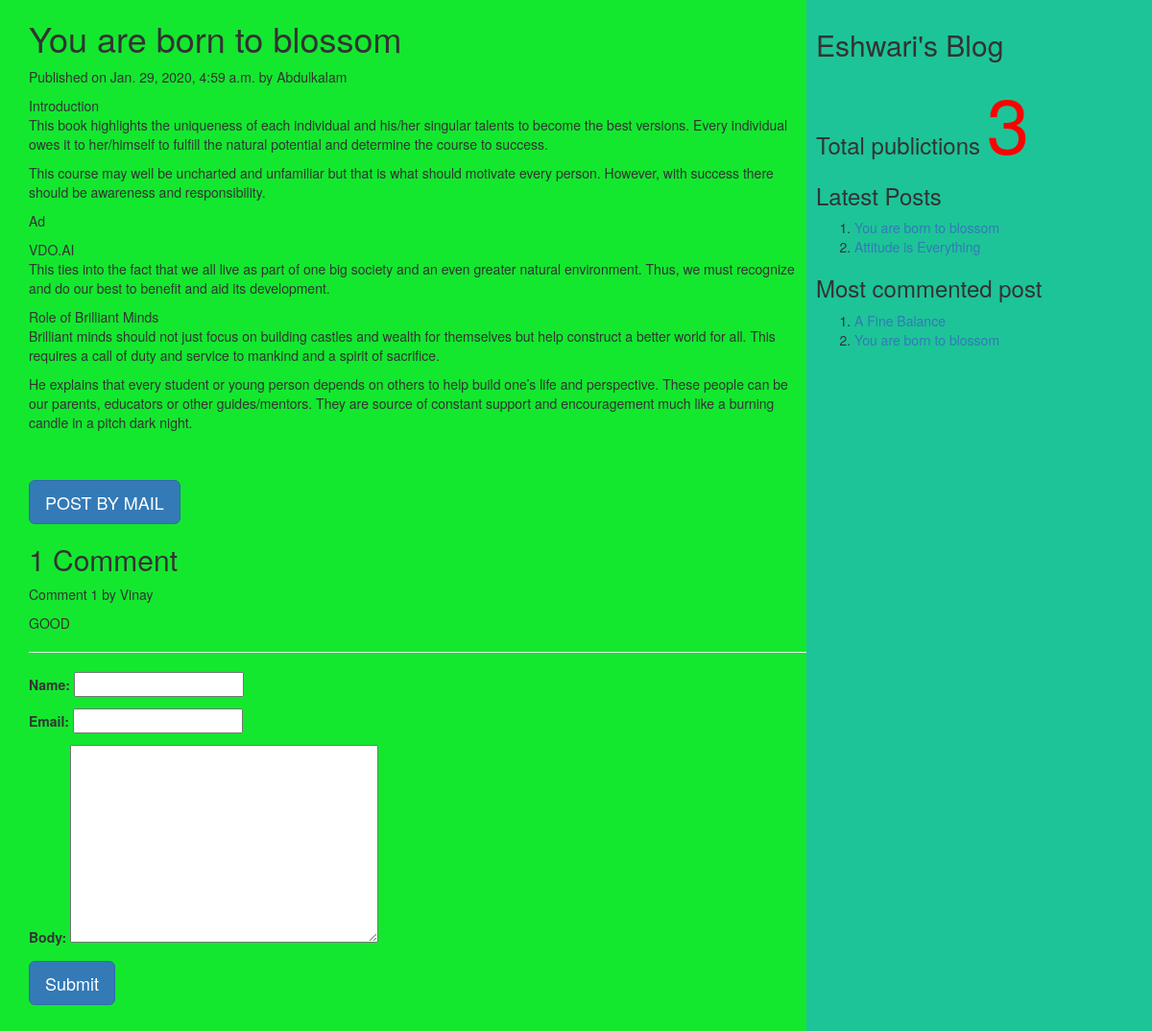
/2020/01/29/you-are-born-blossom, run on the app's committed database.
### myApp/models.py (models this page shows, shortened)
class Post(models.Model):
          tags=TaggableManager()
          STATUS_CHOICES=(('draft','Draft'),('published','Published'))
          title=models.CharField(max_length=256)
          slug=models.SlugField(max_length=264,unique_for_date='publish')
          author=models.ForeignKey(User,related_name='blog_posts',on_delete= models.CASCADE)
          body=models.TextField()
          publish=models.DateTimeField(default=timezone.now)
          created=models.DateTimeField(auto_now_add=True)
          updated=models.DateTimeField(auto_now=True)
          status= models.CharField(max_length=10,choices=STATUS_CHOICES,default='draft')
          objects=CustomManager()
          class Meta:
                ordering=('-publish',)
          def get_absolute_url(self):
                return reverse('post_detail',args=[self.publish.year,self.publish.strftime('%m'),self.publish.strftime('%d'),self.slug])

class Comment(models.Model):
    post=models.ForeignKey(Post,related_name="comments",on_delete=models.CASCADE)
    name=models.CharField(max_length=50)
    email=models.EmailField()
    body=models.TextField()
    created=models.DateTimeField(auto_now_add=True)
    updated=models.DateTimeField(auto_now=True)
    active=models.BooleanField(default=True)
    class Meta:
        ordering=('created',)

### myApp/views.py (the view, shortened to what this page needs)
# urls.py: url(r'(?P<year>\d{4})/(?P<month>\d{2})/(?P<day>\d{2})/(?P<post>[-\w]+)',views.post_detail_view,name='post_detail'),
def post_detail_view(request,year,month,day,post):
    post=get_object_or_404(Post,slug=post,publish__year=year,publish__month=month,publish__day=day)
    comments=post.comments.filter(active=True)
    csubmit=False
    form=CommentForm()
    d={'post':post,'form':form,'csubmit':csubmit,'comments':comments}
    return render(request,'myApp/post_detail.html',d)

### myApp/forms.py
class CommentForm(forms.ModelForm):
    class Meta:
        model=Comment
        fields=('name','email','body')

### myApp/models.py (called while the page is built)
    def get_queryset(self):
        return super().get_queryset().filter(status='published')

### myApp/templatetags/mytags.py (called while the page is built)
@register.simple_tag
def total_posts():
    return Post.objects.count()

@register.inclusion_tag('myApp/latest_post.html')
def show_latest_posts(count=3):
    latest_posts=Post.objects.order_by('-publish')[:count]
    return {'latest_posts':latest_posts}

@register.simple_tag
def get_most_commented_posts(count=2):
    return Post.objects.annotate(total_comments=Count('comments')).order_by('-total_comments')[:count]

### templates/myApp/post_detail.html (shortened to what this page needs)
<html>
    {%extends 'myApp/parent.html'%}
        {%block content_block%}
        <h1>{{post.title}}</h1>
        <p>Published on {{post.publish}} by {{post.author|title}}</p>
        {{post.body|linebreaks}} <br><br>
        <a href="/{{post.id}}/share" class='btn btn-lg btn-primary'>POST BY MAIL</a>
        {%with comments.count as comments_count%}
        <h2>{{comments_count}} Comment{{comments_count|pluralize}}</h2>
        {%endwith%}
        {%if comments%}
         {%for c in comments%}
         <p>Comment {{forloop.counter}} by {{c.name}}</p>
        <div>{{c.body|linebreaks}}</div>
        <hr>
        {%endfor%}
        {%else%}
         <p style="color:blue;font-size:30px;font-style:bold;border-bottom:1px red solid;">There are no comments</p>
        {%endif%}
         {%if csubmit%}
         <h2>Thank you..Your comment has been added successfully!!</h2>
         {%else%}
         <form  method="post">
           {{form.as_p}}
           <input type="submit" class='btn btn-lg btn-primary' value="Submit">
         </form>
         {%endif%}
        {%endblock%}

### templates/myApp/parent.html (shortened to what this page needs)
<html>
{%load mytags%}
    <head>
        <link rel="stylesheet" href="https://maxcdn.bootstrapcdn.com/bootstrap/3.3.7/css/bootstrap.min.css">
    </head>
    <body>
        <div class="content" style="width:70%;float:left;background-color:#13e82f;height:300%;padding:0 0 0 30px">
              {%block content_block%}
              {%endblock%}
        </div>
        <div class="sidebar" style="width:30%;float:right;background-color:#1dc498;height:300%;padding:10px">
            <h2>Eshwari's Blog</h2>
            <h3>Total publictions
              <span style="color:red;font-size:80px">
              {%total_posts%}</span>
              <h3>Latest Posts</h3>
              {% show_latest_posts 2 %}
              <h3>Most commented post</h3>
              {%get_most_commented_posts as m%}
              <ol>
                {%for post in m%}
                <li><a href="{{post.get_absolute_url}}">{{post.title}}</a></li>
                {%endfor%}
              </ol>
            </h3>
        </div>
    </body>
</html>

### templates/myApp/latest_post.html
<!DOCTYPE html>
<html lang="en" dir="ltr">
  <body>
    <ol>
    {%for post in latest_posts%}
    <li><a href="{{post.get_absolute_url}}">{{post.title}}</a></li>
    {%endfor%}
    </ol>
  </body>
</html>

### data on the page
Post: title "You are born to blossom", publish "Jan. 29, 2020, 4:59 a.m.", author "Abdulkalam", body "Introduction This book highlights the uniqueness of each individual and his/her singular talents to become the best versions. Every individual owes it to her/himself to fulfill the natural potential and determine the course to success. This course may well be uncharted and unfamiliar but that is what should motivate every person. However, with success there should be awareness and responsibility. Ad VDO.AI This ties into the fact that we all live as part of one big society and an even greater natural environment. Thus, we must recognize and do our best to benefit and aid its development. Role of Brilliant Minds Brilliant minds should not just focus on building castles and wealth for…"
Comment: name "Vinay", body "GOOD"
Post: title "Attitude is Everything"
Post: title "A Fine Balance"

### other printed values
{{ comments_count }} "1"
